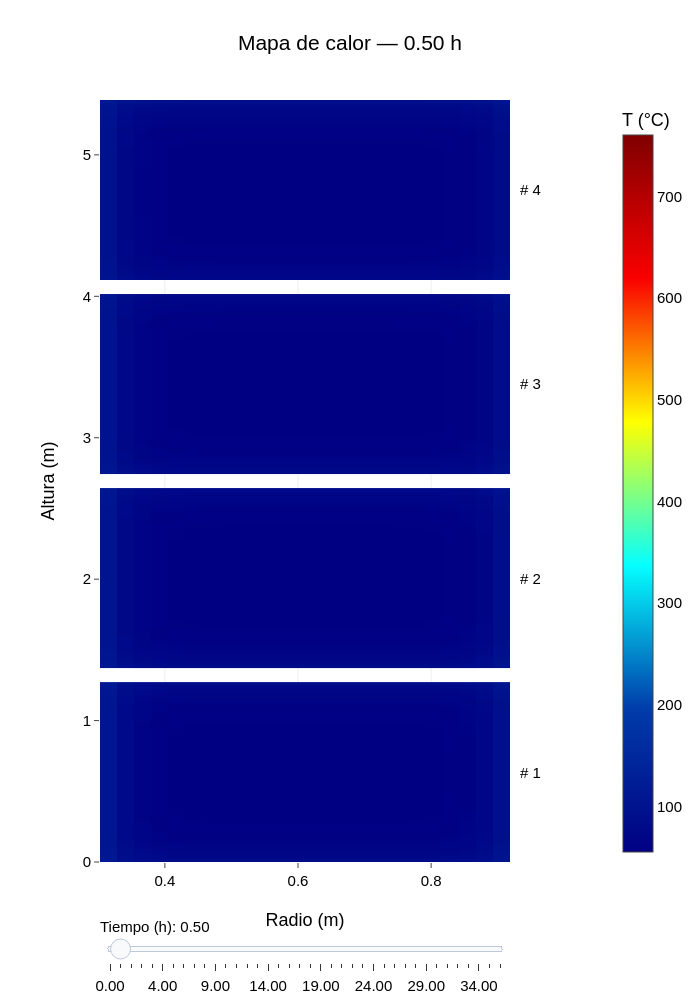

Source (notebook cell):
### Markdown cell above
### Settings — Heatmap

Configura el tiempo inicial, los tiempos del selector y el diseño del mapa de calor.

### Code cell
# Snapshots share the simulator's time grid; no extra simulation is needed.
heatmap_time_hr = 0.5
snapshot_times_hr = np.unique(np.concatenate((
    [0.0, heatmap_time_hr, simulator.times[-1] / 3600.0],
    np.arange(1.0, simulator.times[-1] / 3600.0, 1.0),
)))
snapshot_indices = np.unique([
    int(np.argmin(np.abs(simulator.times / 3600.0 - time_hr)))
    for time_hr in snapshot_times_hr
])
initial_index = int(np.argmin(np.abs(simulator.times / 3600.0 - heatmap_time_hr)))
initial_step = int(np.flatnonzero(snapshot_indices == initial_index)[0])

# Histories already store one section: (height, radius, time).
sections_c = [history - 273.15 for history in simulator.results_by_coil]
if not all(np.isfinite(section).all() for section in sections_c):
    raise ValueError("La simulación contiene temperaturas no finitas; revisar la estabilidad antes de graficar.")
color_min = min(float(section.min()) for section in sections_c)
color_max = max(float(section.max()) for section in sections_c)
if color_max == color_min:
    color_max = color_min + 1.0

# Cell edges ensure the heatmap covers the physical dimensions exactly.
coil_meshes = []
stack_height = 0.0
for current_coil in furnace.coils:
    _, height_count, radial_count = current_coil.points.shape
    radial_edges = np.linspace(current_coil.inner_radius, current_coil.outer_radius, radial_count + 1)
    height_edges = stack_height + np.linspace(0, current_coil.height, height_count + 1)
    coil_meshes.append((radial_edges, height_edges))
    stack_height += current_coil.height + furnace.coil_sep_height
stack_height -= furnace.coil_sep_height


def coil_heatmaps(time_index):
    return [
        go.Heatmap(
            x=radial_edges,
            y=height_edges,
            z=section[:, :, time_index],
            coloraxis="coloraxis",
            zsmooth=False,
            name=f"Rollo {current_coil.coil_num}",
            hovertemplate=(
                f"Rollo {current_coil.coil_num}<br>"
                "Radio: %{x:.3f} m<br>Altura: %{y:.3f} m<br>"
                "Temperatura: %{z:.1f} °C<extra></extra>"
            ),
        )
        for current_coil, section, (radial_edges, height_edges)
        in zip(furnace.coils, sections_c, coil_meshes)
    ]


def heatmap_title(time_index):
    return f"Mapa de calor — {simulator.times[time_index] / 3600.0:.2f} h"


heatmap_fig = go.Figure(data=coil_heatmaps(initial_index))
heatmap_fig.frames = [
    go.Frame(
        name=str(int(time_index)),
        data=coil_heatmaps(time_index),
        traces=list(range(len(furnace.coils))),
        layout={"title": {"text": heatmap_title(time_index)}},
    )
    for time_index in snapshot_indices
]
heatmap_fig.update_layout(
    title={"text": heatmap_title(initial_index), "x": 0.5, "xanchor": "center"},
    width=700,
    height=1000,
    template="none",
    font={"family": "Arial", "size": 15, "color": "black"},
    margin={"t": 100, "b": 130, "l": 100, "r": 140},
    xaxis={"title": {"text": "Radio (m)"}, "zeroline": False},
    yaxis={"title": {"text": "Altura (m)"}, "range": [0, stack_height], "zeroline": False},
    coloraxis={
        "colorscale": "Jet", "cmin": color_min, "cmax": color_max,
        "colorbar": {"title": {"text": "T (°C)"}, "x": 1.25},
    },
    annotations=[
        {
            "x": 1.02, "xref": "paper", "y": (height_edges[0] + height_edges[-1]) / 2,
            "yref": "y", "text": f"# {current_coil.coil_num}",
            "showarrow": False, "xanchor": "left",
        }
        for current_coil, (_, height_edges) in zip(furnace.coils, coil_meshes)
    ],
    sliders=[{
        "active": initial_step,
        "currentvalue": {"prefix": "Tiempo (h): "},
        "pad": {"t": 50},
        "steps": [
            {
                "label": f"{simulator.times[time_index] / 3600.0:.2f}",
                "method": "animate",
                "args": [[str(int(time_index))], {
                    "mode": "immediate", "frame": {"duration": 0, "redraw": True},
                    "transition": {"duration": 0},
                }],
            }
            for time_index in snapshot_indices
        ],
    }],
)

### Figure 1 — Plotly figure (JSON) as saved in the notebook; plotly's stock layout.template omitted (floating-point values rounded to 4 significant figures; data arrays with more than 128 entries replaced by an {"elided": "..."} marker saying what was removed)
{"data": [{"coloraxis": "coloraxis", "hovertemplate": "Rollo 1<br>Radio: %{x:.3f} m<br>Altura: %{y:.3f} m<br>Temperatura: %{z:.1f} °C<extra></extra>", "name": "Rollo 1", "type": "heatmap", "x": [0.3025, 0.3282, 0.3538, 0.3795, 0.4052, 0.4308, 0.4565, 0.4822, 0.5078, 0.5335, 0.5592, 0.5848, 0.6105, 0.6362, 0.6618, 0.6875, 0.7132, 0.7388, 0.7645, 0.7902, 0.8158, 0.8415, 0.8672, 0.8928, 0.9185], "y": [0.0, 0.02544, 0.05088, 0.07632, 0.1018, 0.1272, 0.1526, 0.1781, 0.2035, 0.229, 0.2544, 0.2798, 0.3053, 0.3307, 0.3562, 0.3816, 0.407, 0.4325, 0.4579, 0.4834, 0.5088, 0.5342, 0.5597, 0.5851, 0.6106, 0.636, 0.6614, 0.6869, 0.7123, 0.7378, 0.7632, 0.7886, 0.8141, 0.8395, 0.865, 0.8904, 0.9158, 0.9413, 0.9667, 0.9922, 1.018, 1.043, 1.068, 1.094, 1.119, 1.145, 1.17, 1.196, 1.221, 1.247, 1.272], "z": {"elided": "50x24 float values"}, "zsmooth": false}, {"coloraxis": "coloraxis", "hovertemplate": "Rollo 2<br>Radio: %{x:.3f} m<br>Altura: %{y:.3f} m<br>Temperatura: %{z:.1f} °C<extra></extra>", "name": "Rollo 2", "type": "heatmap", "x": [0.3025, 0.3282, 0.3538, 0.3795, 0.4052, 0.4308, 0.4565, 0.4822, 0.5078, 0.5335, 0.5592, 0.5848, 0.6105, 0.6362, 0.6618, 0.6875, 0.7132, 0.7388, 0.7645, 0.7902, 0.8158, 0.8415, 0.8672, 0.8928, 0.9185], "y": [1.372, 1.397, 1.423, 1.448, 1.474, 1.499, 1.525, 1.55, 1.576, 1.601, 1.626, 1.652, 1.677, 1.703, 1.728, 1.754, 1.779, 1.804, 1.83, 1.855, 1.881, 1.906, 1.932, 1.957, 1.983, 2.008, 2.033, 2.059, 2.084, 2.11, 2.135, 2.161, 2.186, 2.212, 2.237, 2.262, 2.288, 2.313, 2.339, 2.364, 2.39, 2.415, 2.44, 2.466, 2.491, 2.517, 2.542, 2.568, 2.593, 2.619, 2.644], "z": {"elided": "50x24 float values"}, "zsmooth": false}, {"coloraxis": "coloraxis", "hovertemplate": "Rollo 3<br>Radio: %{x:.3f} m<br>Altura: %{y:.3f} m<br>Temperatura: %{z:.1f} °C<extra></extra>", "name": "Rollo 3", "type": "heatmap", "x": [0.3025, 0.3282, 0.3538, 0.3795, 0.4052, 0.4308, 0.4565, 0.4822, 0.5078, 0.5335, 0.5592, 0.5848, 0.6105, 0.6362, 0.6618, 0.6875, 0.7132, 0.7388, 0.7645, 0.7902, 0.8158, 0.8415, 0.8672, 0.8928, 0.9185], "y": [2.744, 2.769, 2.795, 2.82, 2.846, 2.871, 2.897, 2.922, 2.948, 2.973, 2.998, 3.024, 3.049, 3.075, 3.1, 3.126, 3.151, 3.176, 3.202, 3.227, 3.253, 3.278, 3.304, 3.329, 3.355, 3.38, 3.405, 3.431, 3.456, 3.482, 3.507, 3.533, 3.558, 3.584, 3.609, 3.634, 3.66, 3.685, 3.711, 3.736, 3.762, 3.787, 3.812, 3.838, 3.863, 3.889, 3.914, 3.94, 3.965, 3.991, 4.016], "z": {"elided": "50x24 float values"}, "zsmooth": false}, {"coloraxis": "coloraxis", "hovertemplate": "Rollo 4<br>Radio: %{x:.3f} m<br>Altura: %{y:.3f} m<br>Temperatura: %{z:.1f} °C<extra></extra>", "name": "Rollo 4", "type": "heatmap", "x": [0.3025, 0.3282, 0.3538, 0.3795, 0.4052, 0.4308, 0.4565, 0.4822, 0.5078, 0.5335, 0.5592, 0.5848, 0.6105, 0.6362, 0.6618, 0.6875, 0.7132, 0.7388, 0.7645, 0.7902, 0.8158, 0.8415, 0.8672, 0.8928, 0.9185], "y": [4.116, 4.141, 4.167, 4.192, 4.218, 4.243, 4.269, 4.294, 4.32, 4.345, 4.37, 4.396, 4.421, 4.447, 4.472, 4.498, 4.523, 4.548, 4.574, 4.599, 4.625, 4.65, 4.676, 4.701, 4.727, 4.752, 4.777, 4.803, 4.828, 4.854, 4.879, 4.905, 4.93, 4.956, 4.981, 5.006, 5.032, 5.057, 5.083, 5.108, 5.134, 5.159, 5.184, 5.21, 5.235, 5.261, 5.286, 5.312, 5.337, 5.363, 5.388], "z": {"elided": "50x24 float values"}, "zsmooth": false}], "layout": {"annotations": [{"showarrow": false, "text": "# 1", "x": 1.02, "xanchor": "left", "xref": "paper", "y": 0.636, "yref": "y"}, {"showarrow": false, "text": "# 2", "x": 1.02, "xanchor": "left", "xref": "paper", "y": 2.008, "yref": "y"}, {"showarrow": false, "text": "# 3", "x": 1.02, "xanchor": "left", "xref": "paper", "y": 3.38, "yref": "y"}, {"showarrow": false, "text": "# 4", "x": 1.02, "xanchor": "left", "xref": "paper", "y": 4.752, "yref": "y"}], "coloraxis": {"cmax": 760.3, "cmin": 55, "colorbar": {"title": {"text": "T (°C)"}, "x": 1.25}, "colorscale": [[0, "rgb(0,0,131)"], [0.2, "rgb(0,60,170)"], [0.4, "rgb(5,255,255)"], [0.6, "rgb(255,255,0)"], [0.8, "rgb(250,0,0)"], [1, "rgb(128,0,0)"]]}, "font": {"color": "black", "family": "Arial", "size": 15}, "height": 1000, "margin": {"b": 130, "l": 100, "r": 140, "t": 100}, "sliders": [{"active": 1, "currentvalue": {"prefix": "Tiempo (h): "}, "pad": {"t": 50}, "steps": [{"args": [["0"], {"frame": {"duration": 0, "redraw": true}, "mode": "immediate", "transition": {"duration": 0}}], "label": "0.00", "method": "animate"}, {"args": [["360"], {"frame": {"duration": 0, "redraw": true}, "mode": "immediate", "transition": {"duration": 0}}], "label": "0.50", "method": "animate"}, {"args": [["720"], {"frame": {"duration": 0, "redraw": true}, "mode": "immediate", "transition": {"duration": 0}}], "label": "1.00", "method": "animate"}, {"args": [["1440"], {"frame": {"duration": 0, "redraw": true}, "mode": "immediate", "transition": {"duration": 0}}], "label": "2.00", "method": "animate"}, {"args": [["2160"], {"frame": {"duration": 0, "redraw": true}, "mode": "immediate", "transition": {"duration": 0}}], "label": "3.00", "method": "animate"}, {"args": [["2880"], {"frame": {"duration": 0, "redraw": true}, "mode": "immediate", "transition": {"duration": 0}}], "label": "4.00", "method": "animate"}, {"args": [["3600"], {"frame": {"duration": 0, "redraw": true}, "mode": "immediate", "transition": {"duration": 0}}], "label": "5.00", "method": "animate"}, {"args": [["4320"], {"frame": {"duration": 0, "redraw": true}, "mode": "immediate", "transition": {"duration": 0}}], "label": "6.00", "method": "animate"}, {"args": [["5040"], {"frame": {"duration": 0, "redraw": true}, "mode": "immediate", "transition": {"duration": 0}}], "label": "7.00", "method": "animate"}, {"args": [["5760"], {"frame": {"duration": 0, "redraw": true}, "mode": "immediate", "transition": {"duration": 0}}], "label": "8.00", "method": "animate"}, {"args": [["6480"], {"frame": {"duration": 0, "redraw": true}, "mode": "immediate", "transition": {"duration": 0}}], "label": "9.00", "method": "animate"}, {"args": [["7200"], {"frame": {"duration": 0, "redraw": true}, "mode": "immediate", "transition": {"duration": 0}}], "label": "10.00", "method": "animate"}, {"args": [["7920"], {"frame": {"duration": 0, "redraw": true}, "mode": "immediate", "transition": {"duration": 0}}], "label": "11.00", "method": "animate"}, {"args": [["8640"], {"frame": {"duration": 0, "redraw": true}, "mode": "immediate", "transition": {"duration": 0}}], "label": "12.00", "method": "animate"}, {"args": [["9360"], {"frame": {"duration": 0, "redraw": true}, "mode": "immediate", "transition": {"duration": 0}}], "label": "13.00", "method": "animate"}, {"args": [["10080"], {"frame": {"duration": 0, "redraw": true}, "mode": "immediate", "transition": {"duration": 0}}], "label": "14.00", "method": "animate"}, {"args": [["10800"], {"frame": {"duration": 0, "redraw": true}, "mode": "immediate", "transition": {"duration": 0}}], "label": "15.00", "method": "animate"}, {"args": [["11520"], {"frame": {"duration": 0, "redraw": true}, "mode": "immediate", "transition": {"duration": 0}}], "label": "16.00", "method": "animate"}, {"args": [["12240"], {"frame": {"duration": 0, "redraw": true}, "mode": "immediate", "transition": {"duration": 0}}], "label": "17.00", "method": "animate"}, {"args": [["12960"], {"frame": {"duration": 0, "redraw": true}, "mode": "immediate", "transition": {"duration": 0}}], "label": "18.00", "method": "animate"}, {"args": [["13680"], {"frame": {"duration": 0, "redraw": true}, "mode": "immediate", "transition": {"duration": 0}}], "label": "19.00", "method": "animate"}, {"args": [["14400"], {"frame": {"duration": 0, "redraw": true}, "mode": "immediate", "transition": {"duration": 0}}], "label": "20.00", "method": "animate"}, {"args": [["15120"], {"frame": {"duration": 0, "redraw": true}, "mode": "immediate", "transition": {"duration": 0}}], "label": "21.00", "method": "animate"}, {"args": [["15840"], {"frame": {"duration": 0, "redraw": true}, "mode": "immediate", "transition": {"duration": 0}}], "label": "22.00", "method": "animate"}, {"args": [["16560"], {"frame": {"duration": 0, "redraw": true}, "mode": "immediate", "transition": {"duration": 0}}], "label": "23.00", "method": "animate"}, {"args": [["17280"], {"frame": {"duration": 0, "redraw": true}, "mode": "immediate", "transition": {"duration": 0}}], "label": "24.00", "method": "animate"}, {"args": [["18000"], {"frame": {"duration": 0, "redraw": true}, "mode": "immediate", "transition": {"duration": 0}}], "label": "25.00", "method": "animate"}, {"args": [["18720"], {"frame": {"duration": 0, "redraw": true}, "mode": "immediate", "transition": {"duration": 0}}], "label": "26.00", "method": "animate"}, {"args": [["19440"], {"frame": {"duration": 0, "redraw": true}, "mode": "immediate", "transition": {"duration": 0}}], "label": "27.00", "method": "animate"}, {"args": [["20160"], {"frame": {"duration": 0, "redraw": true}, "mode": "immediate", "transition": {"duration": 0}}], "label": "28.00", "method": "animate"}, {"args": [["20880"], {"frame": {"duration": 0, "redraw": true}, "mode": "immediate", "transition": {"duration": 0}}], "label": "29.00", "method": "animate"}, {"args": [["21600"], {"frame": {"duration": 0, "redraw": true}, "mode": "immediate", "transition": {"duration": 0}}], "label": "30.00", "method": "animate"}, {"args": [["22320"], {"frame": {"duration": 0, "redraw": true}, "mode": "immediate", "transition": {"duration": 0}}], "label": "31.00", "method": "animate"}, {"args": [["23040"], {"frame": {"duration": 0, "redraw": true}, "mode": "immediate", "transition": {"duration": 0}}], "label": "32.00", "method": "animate"}, {"args": [["23760"], {"frame": {"duration": 0, "redraw": true}, "mode": "immediate", "transition": {"duration": 0}}], "label": "33.00", "method": "animate"}, {"args": [["24480"], {"frame": {"duration": 0, "redraw": true}, "mode": "immediate", "transition": {"duration": 0}}], "label": "34.00", "method": "animate"}, {"args": [["25200"], {"frame": {"duration": 0, "redraw": true}, "mode": "immediate", "transition": {"duration": 0}}], "label": "35.00", "method": "animate"}, {"args": [["25416"], {"frame": {"duration": 0, "redraw": true}, "mode": "immediate", "transition": {"duration": 0}}], "label": "35.30", "method": "animate"}]}], "title": {"text": "Mapa de calor — 0.50 h", "x": 0.5, "xanchor": "center"}, "width": 700, "xaxis": {"title": {"text": "Radio (m)"}, "zeroline": false}, "yaxis": {"range": [0, 5.388], "title": {"text": "Altura (m)"}, "zeroline": false}}}
